Frame 1 (no input): blank canvas, image omitted
Frame 60 (the mouse pressed at the canvas centre just before this capture): blank canvas, image omitted
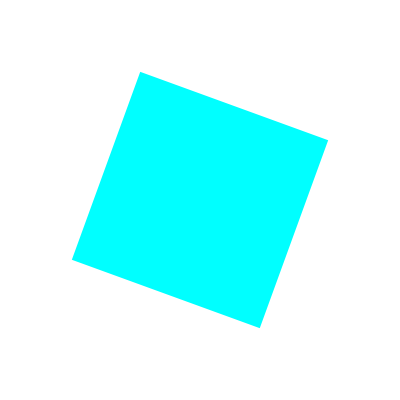
Frame 120 (the mouse held since frame 60 and released just before this capture)

The Processing sketch whose frames 1 and 60 were blank and that drew this single picture after the mouse press (run headless with seeded random() and noise(); from frame 60 on, the mouse is pressed at the canvas centre):

// Processing sketch: processing_134658
// ── processing_134658.pde

void setup() {
  size(400,400);
  //draw();
}

void draw(){
  noStroke();
  if (mousePressed) {
    background(400,0,360);
  } else {
  background(0);
  }
  rectMode(CENTER);
  pushMatrix();
  translate(200,200);
  rotate(radians(mouseX));
  colorMode(HSB, 400, 360, 360);
  fill(mouseY, 360,360);
  rect(0,0,mouseX,mouseX);
  popMatrix();
}
